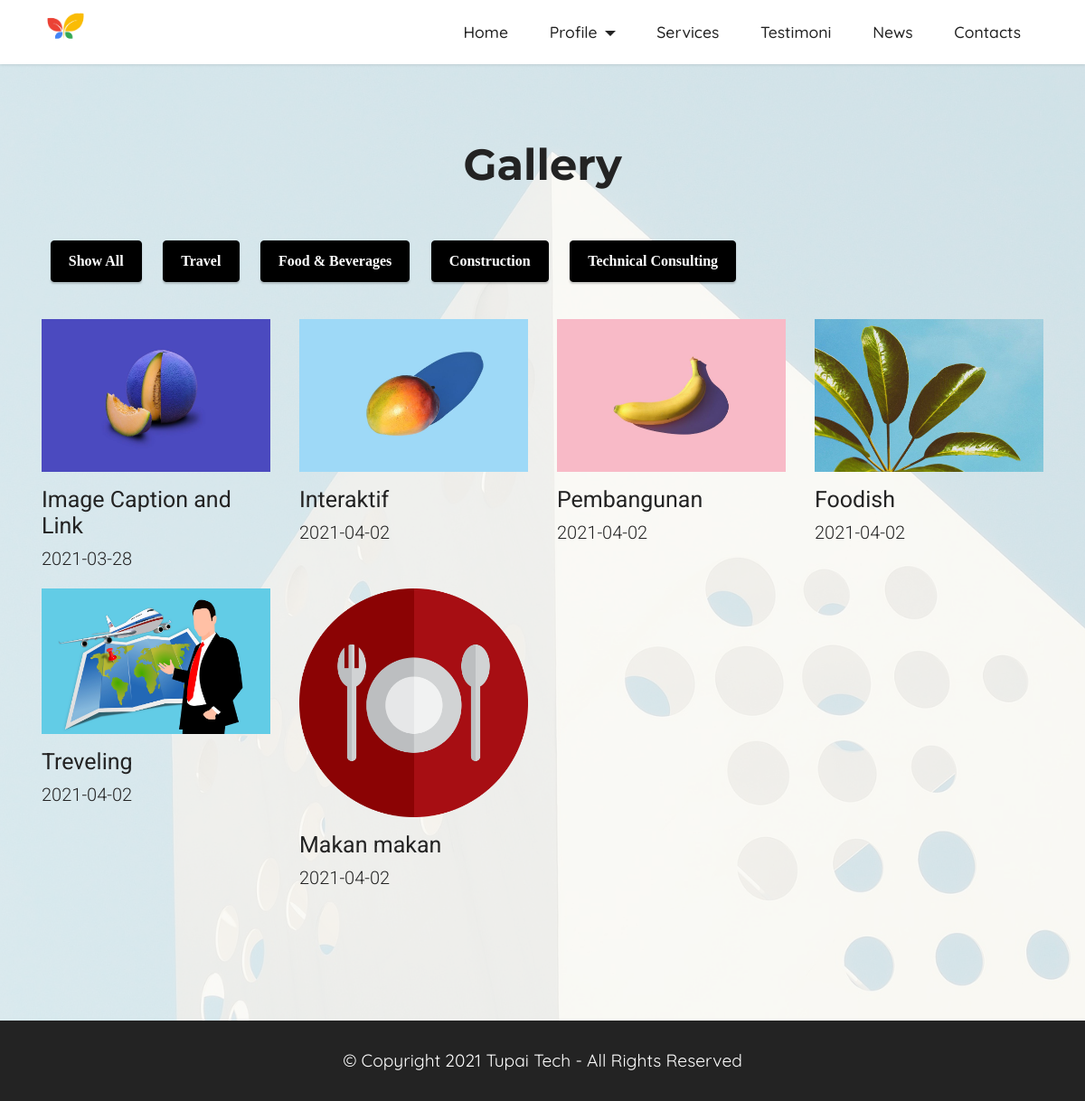
/index.php/gallery, run on the app's committed database.
### tables this page shows
CREATE TABLE `service` (
  `id_service` int(11) NOT NULL,
  `nama_service` varchar(250) NOT NULL,
  `img` varchar(250) NOT NULL,
  `deskripsi` text NOT NULL,
  `link` varchar(200) NOT NULL
);

CREATE TABLE `gallery` (
  `id_gallery` int(11) NOT NULL,
  `foto` varchar(200) NOT NULL,
  `caption` text NOT NULL,
  `kategory` varchar(200) NOT NULL,
  `tanggal` date NOT NULL
);

### application/views/base/home.php (called while the page is built)
<?php
$this->load->view('base/home_header');
$this->load->view($base);
$this->load->view('base/home_footer');

### application/controllers/Gallery.php (called while the page is built, shortened)
<?php
class Gallery extends CI_Controller {
	public function index()
	{
		$data = [
			'base' => 'home/gallery',
			'partial' => null,
			'title' => 'Gallery',
			'gallery' => $this->User_m->gallery_detail(),
			'service' => $this->User_m->service(),
		];
		$this->load->view('base/home', $data);
	}
}

### index.php (called while the page is built, shortened)
<?php
require_once BASEPATH.'core/CodeIgniter.php';

### application/models/User_m.php (called while the page is built, shortened)
<?php
class User_m extends CI_Model{
 	public function service($id=null)
	{
		$this->db->limit(4);
		$query = $this->db->get('service');
		return $query->result_array();
	}
	public function gallery_detail($id=null)
	{
		$this->db->select('service.link, gallery.*');
		$this->db->from('gallery');
		$this->db->join('service', 'service.id_service = gallery.kategory');
		$query = $this->db->get();
		return $query->result_array();
	}
}

### application/views/home/gallery.php (the view, shortened to what this page needs)
<section class="gallery5 mbr-gallery cid-srPNbSS1En gallery" id="gallery5-6">
    <div class="mbr-overlay" style="opacity: 0.8; background-color: rgb(250, 250, 250);">
    </div>
    <div class="container">
        <div class="mbr-section-head">
            <h3 class="mbr-section-title mbr-fonts-style align-center m-0 display-2"><strong>Gallery</strong></h3>
        </div>
        <div class="button-group filter-button-group text-left mt-5">
            <button data-filter="*" class="btn btn-primary">Show All</button>
            <?php foreach ($service as $serv): ?>
            <button data-filter=".<?=$serv['link'] ?>" class="btn btn-primary"><?= $serv['nama_service'] ?></button>
            <?php endforeach ?>
        </div>
        <div class="row mbr-gallery mt-4 grid">
            <?php $i=0; foreach ($gallery as $img): ?>
            <div class="col-12 col-md-6 col-lg-3 item gallery-image element-item <?= $img['link'] ?>">
                <div class="item-wrapper" data-toggle="modal" data-target="#srQIY4WF7y-modal">
                    <img class="w-100" src="<?= base_url('assets') ?>/images/gallery/<?= $img['foto'] ?>" alt="" data-slide-to="<?= $i++ ?>"
                        data-target="#lb-srQIY4WF7y">
                </div>
                <h5 class="gallery-title"><?= $img['caption'] ?></h5>
                <p class="gallery-info"><?= $img['tanggal'] ?></p>
            </div>
            <?php endforeach ?>
        </div>
    </div>
</section>

### application/views/base/home_header.php (shortened to what this page needs)
<!DOCTYPE html>
<html>
<head>
    <link rel="stylesheet" href="<?= base_url('assets/') ?>assets/web/assets/mobirise-icons2/mobirise2.css">
    <link rel="stylesheet" href="<?= base_url('assets/') ?>assets/tether/tether.min.css">
    <link rel="stylesheet" href="<?= base_url('assets/') ?>assets/bootstrap/css/bootstrap.min.css">
    <link rel="stylesheet" href="<?= base_url('assets/') ?>assets/bootstrap/css/bootstrap-grid.min.css">
    <link rel="stylesheet" href="<?= base_url('assets/') ?>assets/bootstrap/css/bootstrap-reboot.min.css">
    <link rel="stylesheet" href="<?= base_url('assets/') ?>assets/dropdown/css/style.css">
    <link rel="stylesheet" href="<?= base_url('assets/') ?>assets/socicon/css/styles.css">
    <link rel="stylesheet" href="<?= base_url('assets/') ?>assets/theme/css/style.css">
    <link rel="stylesheet" href="<?= base_url('assets/') ?>assets/mobirise/css/mbr-additional.css" type="text/css">
    <link rel="stylesheet" href="<?= base_url('assets/') ?>assets/aos/aos.css">
    <link rel="stylesheet" href="<?= base_url('assets/') ?>assets/css/main.css">
    <link rel="stylesheet" href="https://cdnjs.cloudflare.com/ajax/libs/font-awesome/4.7.0/css/font-awesome.min.css">
</head>
<body>
    <section class="menu menu2 cid-srPRdwOAVK" once="menu" id="menu2-b">
        <nav class="navbar navbar-dropdown navbar-fixed-top navbar-expand-lg">
            <div class="container-fluid">
                <div class="navbar-brand">
                    <span class="navbar-logo">
                        <a href="<?= base_url() ?>">
                            <img src="<?= base_url('assets/') ?>assets/images/whatsapp-image-2021-03-16-at-1.05.47-pm.png" alt=""
                                style="height: 3rem;">
                        </a>
                    </span>
                </div>
                <div class="collapse navbar-collapse" id="navbarSupportedContent">
                    <ul class="navbar-nav nav-dropdown nav-right" data-app-modern-menu="true">
                        <li class="nav-item"><a class="nav-link link text-black display-4" href="<?= base_url() ?>"
                                aria-expanded="false">
                                Home</a></li>
                        <li class="nav-item dropdown"><a class="nav-link link text-black dropdown-toggle display-4"
                                href="#" data-toggle="dropdown-submenu" aria-expanded="false">
                                Profile</a>
                        </li>
                        <li class="nav-item"><a class="nav-link link text-black display-4" href="<?= base_url() ?>#features4-3"
                                daria-expanded="false">
                                Services</a>
                        </li>
                        <li class="nav-item"><a class="nav-link link text-black display-4" href="<?= base_url() ?>#testimonials3-4"
                                aria-expanded="false">
                                Testimoni</a>
                        </li>
                        <li class="nav-item"><a class="nav-link link text-black display-4" href="<?= base_url() ?>#content1-5"
                                aria-expanded="false">News</a></li>
                        <li class="nav-item"><a class="nav-link link text-black display-4"
                                href="<?= base_url() ?>#contacts2-8">Contacts</a>
                        </li>
                    </ul>
                </div>
            </div>
        </nav>
    </section>

### application/views/base/home_footer.php (shortened to what this page needs)
    <section class="footer7 cid-srQyijkcR6" once="footers" id="footer7-g">
        <div class="container">
            <div class="media-container-row align-center mbr-white">
                <div class="col-12">
                    <p class="mbr-text mb-0 mbr-fonts-style display-7">
                        © Copyright 2021 Tupai Tech - All Rights Reserved
                    </p>
                </div>
            </div>
        </div>
    </section>
</body>
</html>

### assets/assets/dropdown/css/style.css (style rules this page uses)
.navbar-dropdown { left: 0; padding: 0; position: absolute; right: 0; top: 0; transition: all 0.45s ease; z-index: 1030; background: #282828; }
.navbar-dropdown .navbar-logo { margin-right: 0.8rem; transition: margin 0.3s ease-in-out; vertical-align: middle; }
.navbar-dropdown .navbar-logo img { height: 3.125rem; transition: all 0.3s ease-in-out; }
.navbar-dropdown.navbar-fixed-top { position: fixed; }
.navbar-dropdown .navbar-brand span { vertical-align: -4px; }
.nav-dropdown { font-size: 0.75rem; font-weight: 500; height: auto !important; }
.nav-dropdown .link { margin: .667em 1.667em; font-weight: 500; padding: 0; transition: color .2s ease-in-out; }
.nav-dropdown .link.dropdown-toggle { margin-right: 2.583em; }
.nav-dropdown .link.dropdown-toggle::after { margin-left: .25rem; border-top: 0.35em solid; border-right: 0.35em solid transparent; border-left: 0.35em solid transparent; border-bottom: 0; }
.nav-dropdown .link::after, .nav-dropdown .dropdown-item::after { color: inherit; }

### assets/assets/theme/css/style.css (style rules this page uses)
section { background-color: #ffffff; }
body { font-style: normal; line-height: 1.5; font-weight: 400; color: #232323; position: relative; }
section, .container, .container-fluid { position: relative; word-wrap: break-word; }
a { font-style: normal; font-weight: 400; cursor: pointer; }
a, a:hover { text-decoration: none; }
.mbr-section-title { font-style: normal; line-height: 1.3; }
.mbr-text { font-style: normal; line-height: 1.7; }
h1, h2, h3, h4, h5, h6, .display-1, .display-2, .display-4, .display-5, .display-7, span, p, a { line-height: 1; word-break: break-word; word-wrap: break-word; font-weight: 400; }
b, strong { font-weight: bold; }
section { background-position: 50% 50%; background-repeat: no-repeat; background-size: cover; }
.mbr-white { color: #ffffff; }
.align-center { text-align: center; }
.media-container-row { display: flex; flex-direction: row; flex-wrap: wrap; justify-content: center; align-content: center; align-items: start; }
@media (min-width: 992px) { .media-container-row { flex-wrap: nowrap; } }
img, iframe { display: block; width: 100%; }
.btn { font-weight: 600; border-width: 1px; font-style: normal; margin: 0.6rem 0.6rem; white-space: normal; transition: all 0.2s ease-in-out; display: inline-flex; align-items: center; justify-content: center; word-break: break-word; }
.menu .navbar-brand { display: -webkit-flex; }
.menu .navbar-brand span { display: flex; display: -webkit-flex; }
.menu .navbar-brand .navbar-logo img { display: -webkit-flex; width: auto; }
@media (min-width: 992px) { .menu .navbar-nav.nav-dropdown { display: -webkit-flex; } }
.navbar { display: -webkit-flex; -webkit-flex-wrap: wrap; -webkit-align-items: center; -webkit-justify-content: space-between; }
.navbar-collapse { -webkit-flex-basis: 100%; -webkit-flex-grow: 1; -webkit-align-items: center; }
.nav-dropdown .link { padding: 0.667em 1.667em !important; margin: 0 !important; }
.row { display: -webkit-flex; -webkit-flex-wrap: wrap; }
html, body { height: auto; min-height: 100vh; }
.mbr-overlay { background-color: #000; bottom: 0; left: 0; opacity: 0.5; position: absolute; right: 0; top: 0; z-index: 0; pointer-events: none; }
ul, ol, pre, blockquote { margin-bottom: 2.3125rem; }
.mt-4 { margin-top: 2rem !important; }
@media (min-width: 992px) { .container { padding-left: 16px; padding-right: 16px; } }
@media (min-width: 992px) { .row { margin-left: -16px; margin-right: -16px; } }
@media (min-width: 992px) { .row > [class*=col] { padding-left: 16px; padding-right: 16px; } }
@media (min-width: 768px) { .container-fluid { padding-left: 32px; padding-right: 32px; } }
.card-wrapper, .item-wrapper { overflow: hidden; }

### assets/assets/css/main.css (style rules this page uses)
.gallery .gallery-title { padding-top: 16px; font-family: Roboto; font-style: normal; font-weight: normal; font-size: 25px; line-height: 29px; }
.gallery .gallery-info { margin-top: 0px; font-family: Roboto; font-style: normal; font-weight: 300; font-size: 20px; line-height: 28px; }

### data on the page
service: nama_service "Travel"
service: nama_service "Food & Beverages"
service: nama_service "Construction"
service: nama_service "Technical Consulting"
gallery: foto (picture), caption "Image Caption and Link", tanggal "2021-03-28"
gallery: foto (picture), caption "Interaktif", tanggal "2021-04-02"
gallery: foto (picture), caption "Pembangunan", tanggal "2021-04-02"
gallery: foto (picture), caption "Foodish", tanggal "2021-04-02"
gallery: foto (picture), caption "Treveling", tanggal "2021-04-02"
gallery: foto (picture), caption "Makan makan", tanggal "2021-04-02"
